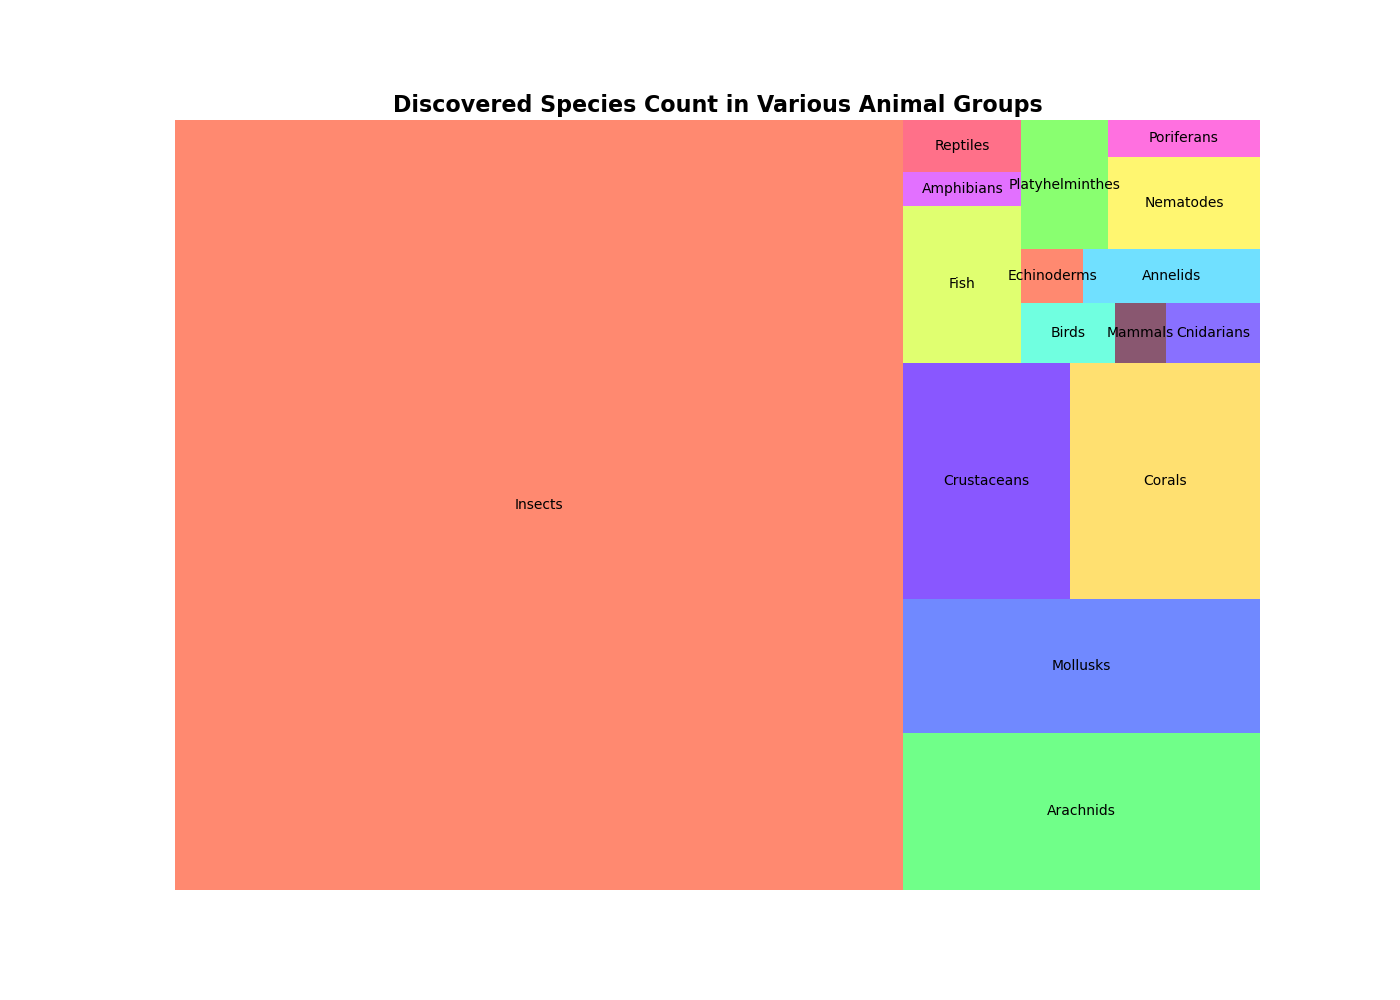

The script that drew this image:

import matplotlib.pyplot as plt
import squarify

# Dataset
animal_groups = [
    'Insects', 'Arachnids', 'Mollusks', 'Crustaceans', 'Corals', 'Fish', 
    'Amphibians', 'Reptiles', 'Birds', 'Mammals', 'Cnidarians', 'Echinoderms', 
    'Annelids', 'Platyhelminthes', 'Nematodes', 'Poriferans'
]
species_count = [
    1000000, 100000, 85000, 70000, 80000, 33000, 7000, 11000, 10000, 5500, 
    10000, 6000, 17000, 20000, 25000, 10000
]

# Color Scheme
colors = [
    '#FF5733', '#33FF57', '#3357FF', '#5710FF', '#FFD433', '#D4FF33', 
    '#D633FF', '#FF3357', '#33FFD4', '#571033', '#5733FF', '#FF5733', 
    '#33D4FF', '#57FF33', '#FFF333', '#FF33D4'
]

plt.figure(figsize=(14, 10))

# Creating the treemap
squarify.plot(sizes=species_count, label=animal_groups, color=colors, alpha=0.7)

# Adding a title
plt.title('Discovered Species Count in Various Animal Groups', fontsize=16, weight='bold')

# Removing the axes
plt.axis('off')

# Display the plot
plt.show()
